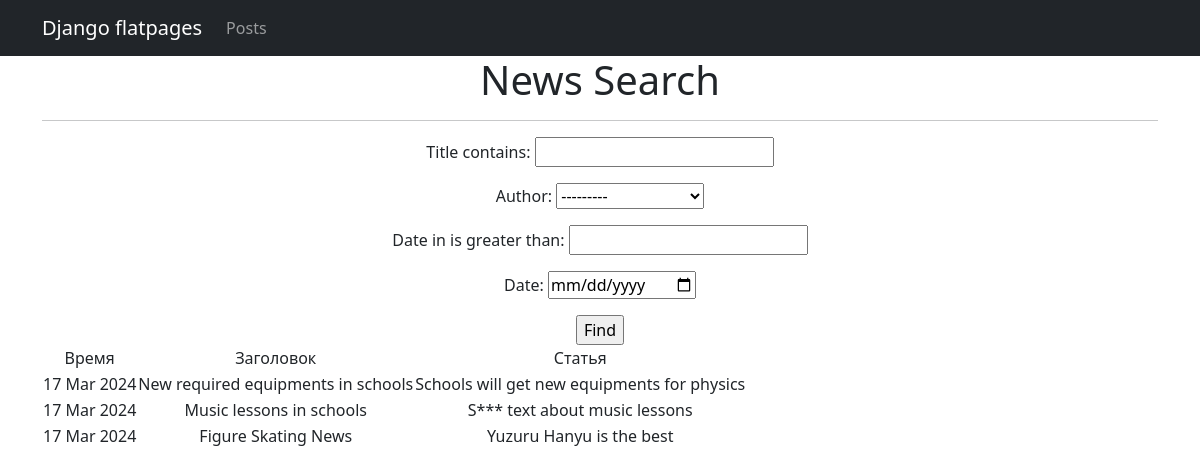
Screenshot of /posts/search with the database file from the repository.
### news/models.py (models this page shows, shortened)
class Post(models.Model):
    author = models.ForeignKey(Author, on_delete = models.CASCADE)
    type = models.CharField(max_length=1, choices=POSITIONS, default = 'news')
    date_in = models.DateTimeField(auto_now_add=True)
    category = models.ManyToManyField(Category, through='PostCategory')
    title = models.CharField(max_length=255)
    text = models.TextField()
    rating = models.IntegerField(default=0)

### news/views.py (the view)
# urls.py: path('search', NewsSearch.as_view(), name='news_search')
class NewsSearch(ListView):
    model = Post
    ordering = '-date_in'
    template_name = 'search.html'
    context_object_name = 'posts'
    def get_queryset(self):
        queryset = super().get_queryset()
        self.filterset = PostFilter(self.request.GET, queryset)
        return self.filterset.qs
    def get_context_data(self, **kwargs):
        context = super().get_context_data(**kwargs)
        context['filterset'] = self.filterset
        return context

### news/templatetags/post_filters.py (called while the page is built)
@register.filter()
def censor(word):
    for i in BAD_WORDS:
        word = word.replace(i[1:], '*' * len(i[1:]))
    return word

### templates/search.html (shortened to what this page needs)
{% extends 'flatpages/default.html' %}
{% load post_filters %}
{% load post_tags %}
{% block content %}
    <h1>News Search</h1>
    <hr>
    <from action="" method="get">
        {{ filterset.form.as_p}}
        <input type="submit" value="Find"/>
    </from>
    {% if posts %}
        <table>
            <tr>
                <td>Время</td>
                <td>Заголовок</td>
                <td>Статья</td>
            </tr>
            {% for post in posts %}
                <tr>
                    <td>{{ post.date_in|date:'d M Y' }}</td>
                    <td>{{ post.title|censor }}</td>
                    <td>{{ post.text|truncatewords:20|censor }}</td>
                </tr>
            {% endfor %}
        </table>
    {% else %}
        <h2>Постов нет!</h2>
    {% endif %}
{% endblock content %}

### templates/flatpages/default.html (shortened to what this page needs)
<!DOCTYPE html>
<html lang="en">
    <head>
        {% load static %}
        <link href="{% static 'css/styles.css' %}" rel="stylesheet" />
    </head>
    <body>
        <nav class="navbar navbar-expand-lg navbar-dark bg-dark static-top">
            <div class="container">
                <a class="navbar-brand" href="#">Django flatpages</a>
                <div class="collapse navbar-collapse" id="navbarResponsive">
                    <ul class="navbar-nav ml-auto">
                        <li class="nav-item active">
                            <a class="nav-link" href="/posts/">Posts</a>
                        </li>
                    </ul>
                </div>
            </div>
        </nav>
        <div class="container">
            <div class="row">
                <div class="col-lg-12 text-center">
                    {% block content %}{% endblock content %}
                </div>
            </div>
        </div>
    </body>
</html>

### rows the page displays
Post: date_in "17 Mar 2024", title|censor "New required equipments in schools", text|censor "Schools will get new equipments for physics"
Post: date_in "17 Mar 2024", title|censor "Music lessons in schools", text|censor "S*** text about music lessons"
Post: date_in "17 Mar 2024", title|censor "Figure Skating News", text|censor "Yuzuru Hanyu is the best"
